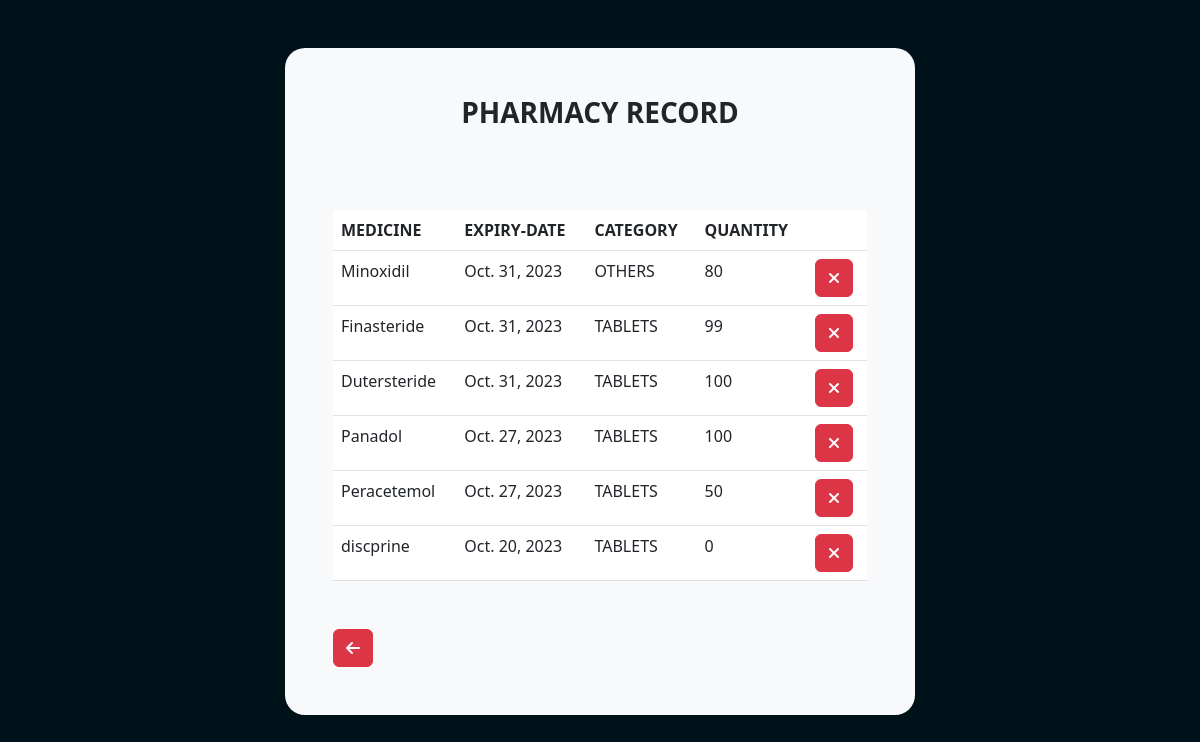
Screenshot of /record/ (signed in) with the database file from the repository.
### pharmacyapp/models.py (models this page shows, shortened)
class Medicine(models.Model):
    medicinename = models.CharField(max_length=100)
    expirydate = models.DateField()
    CATEGORY_CHOICES = (
        ('tablets','Tablets'),
        ('syrup','Syrup'),
    )
    category = models.CharField(choices=CATEGORY_CHOICES,max_length=100)
    quantity = models.PositiveIntegerField()

### pharmacyapp/views.py (the view)
# urls.py: path('record/',views.record,name="record"),
@login_required(login_url='login')
def record(request):
    medicines = Medicine.objects.all()
    context = {'medicines': medicines}
    return render(request, 'record.html', context=context)

### templates/record.html (shortened to what this page needs)
{% extends "base.html" %}
{% block content %}
<body id="bodyloginregister">
    <div id="dashcontainer" class="d-block container bg-light shadow-md p-5 my-5">
        <h3 class="text-center fw-bolder">PHARMACY RECORD</h3>
        <br>
        <div id="medicinedetails1" class="my-5">
            <table class="table">
                <thead>
                    <tr>
                        <th>MEDICINE</th>
                        <th>EXPIRY-DATE</th>
                        <th>CATEGORY</th>
                        <th>QUANTITY</th>
                        <th> </th>
                    </tr>
                </thead>
                <tbody>
                    {% for medicine in medicines %}
                    <tr>
                        <td>{{ medicine.medicinename }}</td>
                        <td>{{ medicine.expirydate }}</td>
                        <td>{{ medicine.get_category_display }}</td>
                        <td>{{ medicine.quantity }}</td>
                        <td>
                            <form method="POST" action="{% url 'delete_medicine' medicine.id %}">
                                <button type="submit" class="btn btn-danger"><i class="fa-solid fa-xmark"></i></button>
                            </form>
                        </td>
                    </tr>
                    {% endfor %}
                </tbody>
            </table>
        </div>
        <div class="d-flex">
            <button id="b4" class="btn btn-danger" data-url="{% url 'dash' %}"><i
                    class="fa-solid fa-arrow-left"></i></button>
        </div>
    </div>
</body>
{% endblock content %}

### templates/base.html (shortened to what this page needs)
{% load static %}
<!DOCTYPE html>
<html lang="en">
<head>
    <link rel="stylesheet" media="all" href="{% static 'styles.css' %}" />
    <link href="{% static 'vendor/mdi-font/css/material-design-iconic-font.min.css' %}" rel="stylesheet" media="all">
    <link href="{% static 'vendor/font-awesome-4.7/css/font-awesome.min.css' %}" rel="stylesheet" media="all">
    <link href="{% static 'vendor/select2/select2.min.css' %}" rel="stylesheet" media="all">
    <link href="{% static 'vendor/datepicker/daterangepicker.css' %}" rel="stylesheet" media="all">
    <link rel="stylesheet"
        href="https://cdnjs.cloudflare.com/ajax/libs/bootstrap-datepicker/1.11.0/css/bootstrap-datepicker.min.css">
    <link href="https://cdn.jsdelivr.net/npm/bootstrap@5.3.0/dist/css/bootstrap.min.css" rel="stylesheet"
 />
</head>
<body>
    {% block content %} {% endblock content %}
</body>
</html>

### static/styles.css (style rules this page uses)
#bodyloginregister { background-color: #001219; }
#dashcontainer { border-radius: 20px; max-width: 630px; margin: 0 auto; padding: 20px; }
html { -webkit-box-sizing: border-box; -moz-box-sizing: border-box; box-sizing: border-box; }
* { padding: 0; margin: 0; }
*, *:before, *:after { -webkit-box-sizing: inherit; -moz-box-sizing: inherit; box-sizing: inherit; }
body, h1, h2, h3, h4, h5, h6, blockquote, p, pre, dl, dd, ol, ul, figure, hr, fieldset, legend { margin: 0; padding: 0; }
table { border-collapse: collapse; border-spacing: 0; }
button { outline: none; background: none; border: none; }
body { font-family: "Poppins", "Arial", "Helvetica Neue", sans-serif; font-weight: 400; font-size: 14px; }
h1, h2, h3, h4, h5, h6 { font-weight: 400; }
h3 { font-size: 24px; }
.btn { display: inline-block; line-height: 50px; padding: 0 50px; -webkit-transition: all 0.4s ease; -o-transition: all 0.4s ease; -moz-transition: all 0.4s ease; transition: all 0.4s ease; cursor: pointer; font-size: 18px; color: #fff; font-family: "Poppins", "Arial", "Helvetica Neue", sans-serif; }

### rows the page displays
Medicine: medicinename "Minoxidil", expirydate "Oct. 31, 2023", category "OTHERS", quantity "80"
Medicine: medicinename "Finasteride", expirydate "Oct. 31, 2023", category "TABLETS", quantity "99"
Medicine: medicinename "Dutersteride", expirydate "Oct. 31, 2023", category "TABLETS", quantity "100"
Medicine: medicinename "Panadol", expirydate "Oct. 27, 2023", category "TABLETS", quantity "100"
Medicine: medicinename "Peracetemol", expirydate "Oct. 27, 2023", category "TABLETS", quantity "50"
Medicine: medicinename "discprine", expirydate "Oct. 20, 2023", category "TABLETS", quantity "0"
